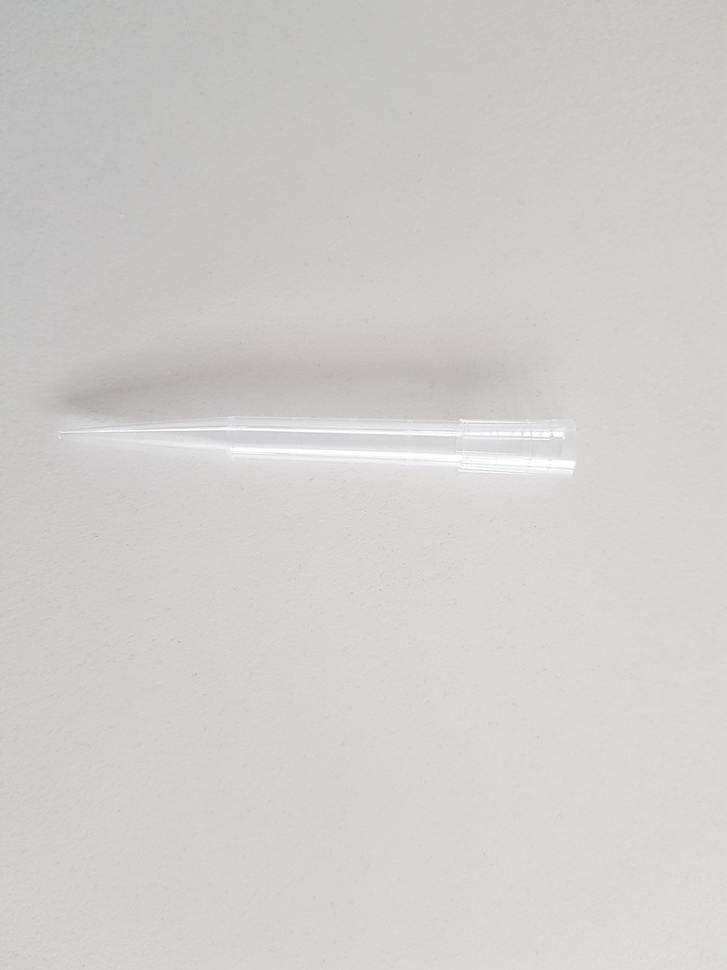
#> input picture 1000.jpg, 727 x 970 px, shrunk from 3024 x 4032 before the run
$ python opencvtest.py
#> lines starting #> are read from the running program, lines starting #| are printed output that depends on the picture; after the words box and inside, x2 and y2 are one past the last pixel; in counts of white or black regions, pixels touching at a corner belong together
import numpy as np
import cv2

def nothing(x):
    pass

pic="1000.jpg"
background="back.jpg"
cv2.namedWindow('image')

img=cv2.imread(pic, 0)
#> img: shape (970, 727); min 169, max 255, mean 206.8
back=cv2.imread(background, 0)
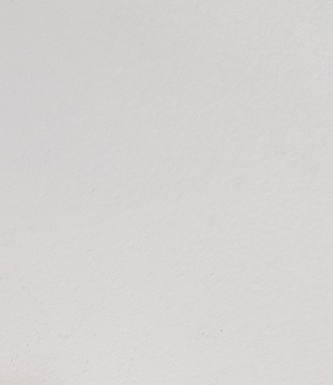
#> input picture back.jpg, 333 x 385 px, shrunk from 1384 x 1602 before the run
#> back: shape (385, 333); min 194, max 223, mean 212.4

backMean = cv2.mean(back)
#> backMean = (212.4, 0, 0, 0)
cv2.createTrackbar('R','image',0,255,nothing)

th=0
diff = cv2.subtract(img, backMean)
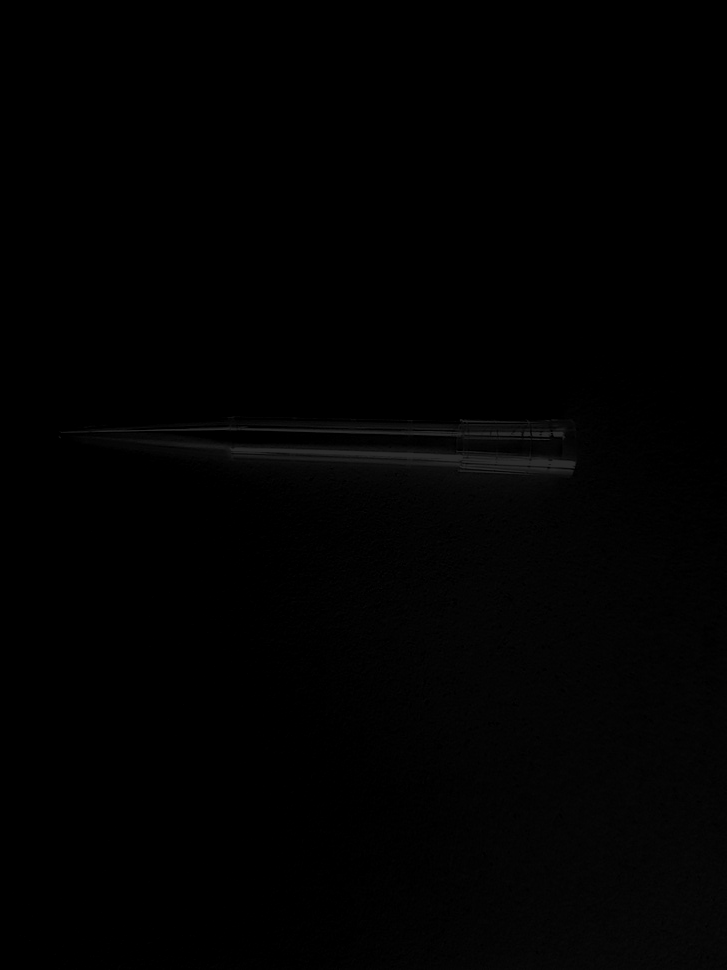
#> diff: shape (970, 727); min 0, max 43, mean 1.5


while(1):
    th=cv2.getTrackbarPos('R','image')
    #_, thresh = cv2.threshold(diff, th, 255, cv2.THRESH_BINARY)
    #cv2.putText(thresh, str(th), (0,400), cv2.FONT_HERSHEY_COMPLEX, 20,(255,255,255),4,cv2.LINE_AA)
    blur = cv2.GaussianBlur(diff, (5, 5), 0)
    ret3, otsu = cv2.threshold(diff, 0, 255, cv2.THRESH_BINARY + cv2.THRESH_OTSU)
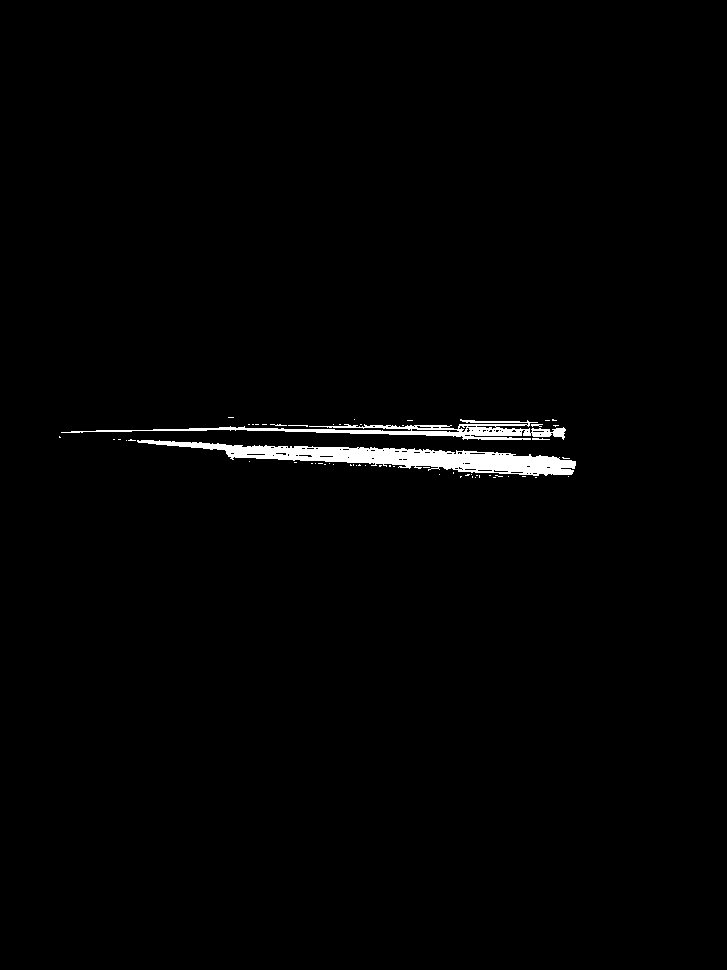
#> otsu: shape (970, 727); 1.3% white; 59 white regions (53 under 20 px), largest, box (x1, y1, x2, y2) and area: (137, 440, 576, 476) 5924, (61, 419, 566, 440) 2806, (532, 438, 550, 440) 26, (531, 424, 543, 427) 24, (288, 425, 308, 427) 22, (270, 424, 287, 426) 20
#> ret3 = 14
    concatHorizontal = np.concatenate((img, diff, blur, otsu), axis=1)
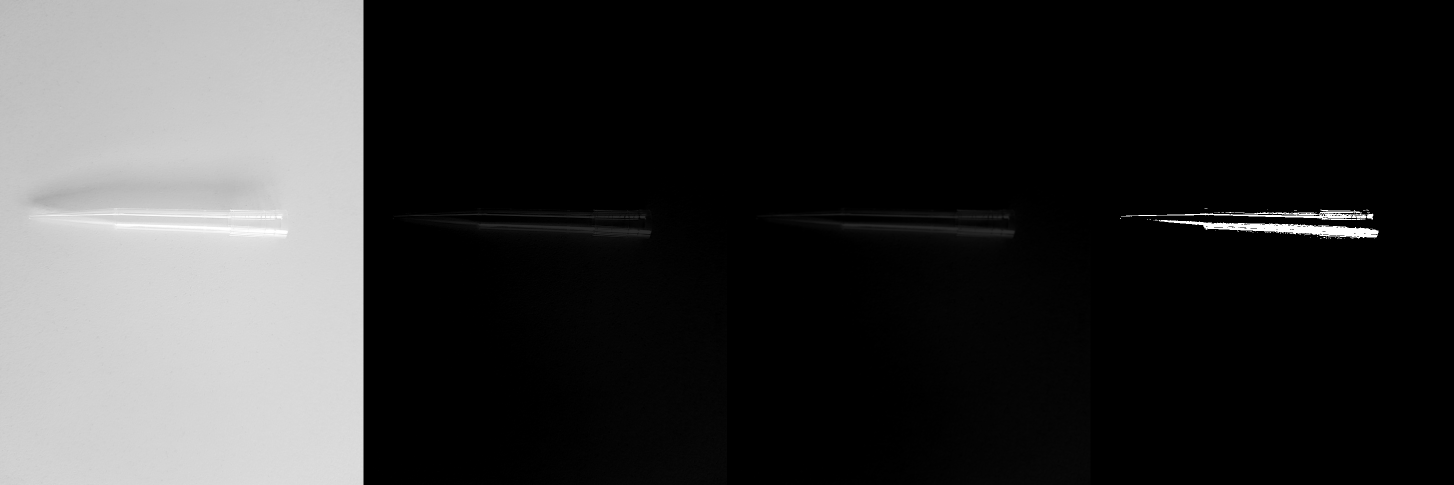
#> concatHorizontal: shape (970, 2908) (shown at 1/2 size); min 0, max 255, mean 53.2
    cv2.imshow('image', concatHorizontal)
    print(str(th))
    k = cv2.waitKey(16) & 0xFF
#> (key Esc is pressed here)
    if k == 27:         # wait for ESC key to exit
        cv2.destroyAllWindows()
        exit()
#> (the program exits here)
